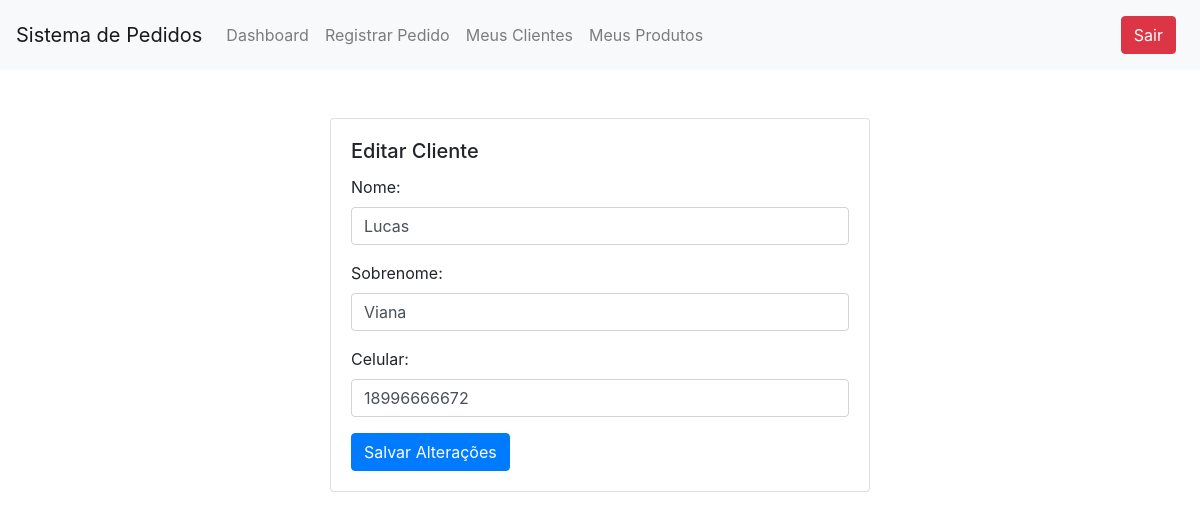
Screenshot of /templates/editar_cliente.php?id=1 with the database file from the repository.
### tables this page shows
CREATE TABLE `clientes` (
  `id` int(11) NOT NULL AUTO_INCREMENT,
  `nome` varchar(100) NOT NULL,
  `sobrenome` varchar(100) NOT NULL,
  `celular` varchar(15) NOT NULL,
  `endereco_completo` varchar(255) NOT NULL,
  `cep` varchar(10) NOT NULL,
  PRIMARY KEY (`id`)
);

### templates/editar_cliente.php (the view, shortened to what this page needs)
<?php
include('../config/config.php');
if (isset($_GET['id'])) {
    $clienteId = $_GET['id'];
    $queryCliente = "SELECT * FROM CLIENTES WHERE id = :clienteId";
    $stmtCliente = $conexao->prepare($queryCliente);
    $stmtCliente->bindParam(':clienteId', $clienteId, PDO::PARAM_INT);
    $stmtCliente->execute();
    $dadosCliente = $stmtCliente->fetch(PDO::FETCH_ASSOC);
    if ($dadosCliente) {
        ?>
        <!DOCTYPE html>
        <html lang="en">
        <head>
            <link rel="stylesheet" href="https://stackpath.bootstrapcdn.com/bootstrap/4.3.1/css/bootstrap.min.css">
        </head>
        <body>
            <?php include('menu.php') ?>
            <div class="container mt-5">
                <div class="row">
                    <div class="col-md-6 offset-md-3">
                        <div class="card">
                            <div class="card-body">
                                <h5 class="card-title">Editar Cliente</h5>
                                <form action="../controlador/editar_cliente_controller.php" method="post">
                                    <div class="form-group">
                                        <label for="nome">Nome:</label>
                                        <input type="text" class="form-control" id="nome" name="nome" value="<?php echo $dadosCliente['nome']; ?>" required>
                                    </div>
                                    <div class="form-group">
                                        <label for="sobrenome">Sobrenome:</label>
                                        <input type="text" class="form-control" id="sobrenome" name="sobrenome" value="<?php echo $dadosCliente['sobrenome']; ?>" required>
                                    </div>
                                    <div class="form-group">
                                        <label for="celular">Celular:</label>
                                        <input type="text" class="form-control" id="celular" name="celular" value="<?php echo $dadosCliente['celular']; ?>" required>
                                    </div>
                                    <button type="submit" class="btn btn-primary">Salvar Alterações</button>
                                </form>
                            </div>
                        </div>
                    </div>
                </div>
            </div>
        </body>
        </html>
        <?php
    } else {
        echo "Cliente não encontrado.";
    }
} else {
    echo "ID do cliente não fornecido na URL.";
}
?>

### rows the page displays
clientes: nome "Lucas", sobrenome "Viana", celular "18996666672"
